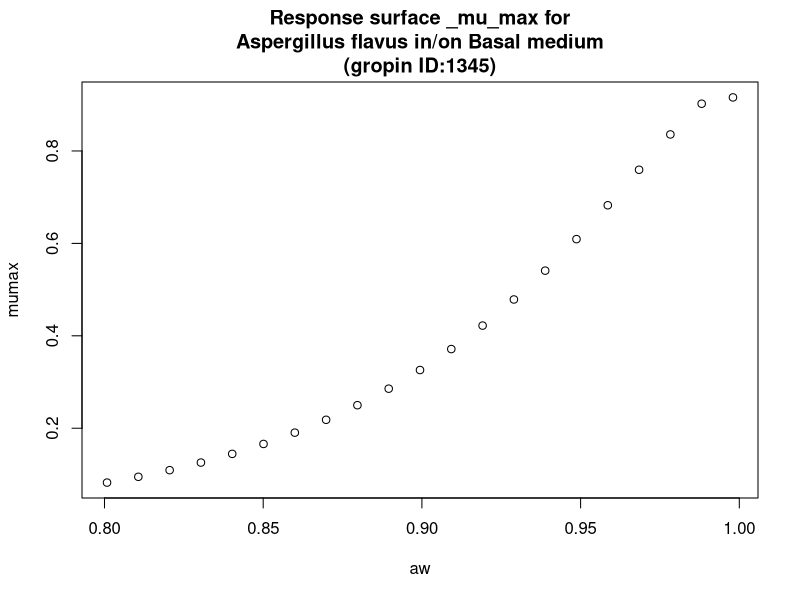

Here is the R script that generated this plot:
#############################
# start of Parameter script
#############################
aw <- seq(0.8008,0.998001998001998,length.out=21)
#############################
# end of Parameter script
#############################
############################# 
# start of Model script Gropin ID 1345 
#############################
 
# constant coefficients for this model
 
variables <- data.frame(aw)
argumentsPar <- unique.data.frame(expand.grid(variables))
 
# heart of the model
response_surface <- function(aw) {
   mumax <-exp(-0.1605+2.389*sqrt(1-aw)-17.08*(sqrt(1-aw))^2)

	return(mumax=mumax)
} 

# output parameters
responseSurface <- cbind(argumentsPar,response_surface(argumentsPar['aw']))
colnames(responseSurface) <- c(colnames(argumentsPar),'mumax')
#############################
# End of Model script
#############################
############################# 
# start of Visualisation script Gropin ID 1345 
#############################
titleText <-'Response surface _mu_max for
Aspergillus flavus in/on Basal medium
(gropin ID:1345)'
plot(aw,responseSurface$'mumax',xlab='aw',
                          ylab='mumax',main=titleText)
#############################
# End of Visualisation script
#############################
